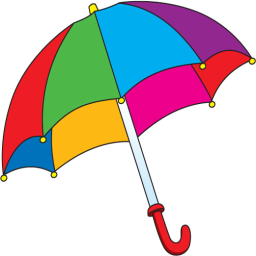
#> input picture lab12/umbrella.png, 256 x 256 px
$ jupyter execute 12_segmentation_HW.ipynb
#> lines starting #> are read from the running program, lines starting #| are printed output that depends on the picture; after the words box and inside, x2 and y2 are one past the last pixel; in counts of white or black regions, pixels touching at a corner belong together
## Zadanie domowe: Segmentacja przez podział i łączenie

Omówioną procedurę segmentacji przez rozrost można określić jako podejście z dołu do góry, od szczegółu do ogółu (ang. *bottom-up*) - zaczynamy od pojedynczego piksela i dochodzimy do całego obrazu lub jego fragmentu.
Segmentację można również zacząć od całego obrazka i dokonywać jego podziału na fragmenty, które ew. mogą zostać później połączone.
Takie podejście można określić jako od góry do dołu, od ogółu do szczegółu (ang. *top-down*).

Niech $R$ oznacza cały obraz, a $Q$ wybrany predykat.
Sprawdzamy, czy zachodzi zależność $Q(R)= TRUE$.
Zwykle tak nie jest, gdyż to oznaczałoby obecność na obrazie tylko jednego obszaru o ''spójnych'' właściwościach, czyli segmentacja w takim przypadku byłaby zbędna (w szczególności zachodziłoby to dla obrazu jednorodnego).
Jeśli $Q(R) = FALSE$ dzielimy obszar $R$ na podobszary.
Zwykle stosuje się tutaj podział na cztery jednakowe kwadratowe podobszary.
Zilustrowano to na poniższym rysunku.

Podział ten można również opisać w formie drzewa, gdzie każdy wierzchołek może mieć dokładnie 4 następniki.
W takim ujęciu korzeń to cały obraz.
Dla nowo powstałych podobszrów $R_1, R_2, R_3, R_4$ sprawdzany jest predykat $Q$.
Jeśli nie jest on spełniony to następuje dalszy podział - w przykładzie na $R_{41}, R_{42}, R_{43}, R_{44}$.
Procedurę kontynuujemy do momentu kiedy wszystkie podobszary będą spójne.
Uwaga. Zwykle określa się minimalny rozmiar podobszaru (większy niż 1 piksel np. blok o rozmiarze $8 \times8$).

W wyniku powyższej procedury otrzymujemy podział obrazka, przy czym często się może zdarzyć, że leżące obok siebie podobszary będą spełniać predykat tj. $Q (R_i \cup R_j) = TRUE$ dla sąsiadujących $R_i$ i $R_j$.
Jest to sprzeczne z podpunktem *5* w warunkach segmentacji.
Zjawisko to eliminowane jest w procedurze łączenia.
Dla każdego z podobszarów sprawdza się jego sąsiadów i jeśli spełniony jest warunek $Q (R_i \cup R_j) = TRUE$  to następuje ich połączenie.
Procedura kontynuowana jest do momentu, kiedy niemożliwe jest dalsze łączenie.

Dla metody możliwe są również uproszczenia.
Przykładowo osłabia się warunek na łączenie z $Q (R_i \cup R_j) = TRUE$ na $Q (R_i)= TRUE i Q(R_j) = TRUE$, czyli warunki muszą być spełnione dla każdego podobszaru osobno, ale już nie dla połączenia.

Uwaga. Podobnie jak dla segmentacji przez rozrost, segmentacja przez podział i łączenie to też tylko pewna koncepcja (pewne ramy) algorytmu.
Stworzenie konkretnego rozwiązania jest zadaniem dla osoby realizującej dany system wizyjny i wymaga analizy konkretnego problemu.

Uwaga. Podany poniżej sposób implementacji nie jest ani jedynym z możliwych, ani optymalnym obliczeniowo.
Ma on za zadanie tylko zilustrować koncepcję tej metody segmentacji.

## Realizacja ćwiczenia

1. Wczytaj obraz *umbrella.png*.
   Dokonaj konwersji z BGR do RGB.
   Wyświetl go.
   Załóżmy, że chcemy dokonać segmentacji poszczególnych fragmentów kolorowego parasola.
   Nasz algorytm opierać się będzie na podejściu podziału i łączenia.
   Jako kryterium podziału zastosujemy ''jednorodność'' danego obszaru, którą można opisać poprzez odchylenie standardowe.
   Przy scalaniu będziemy brać pod uwagę średni ocień koloru tj. łączyć podobszary o zbliżonym odcieniu.

2. W pierwszym etapie należy dokonać konwersji do przestrzeni barw HSV.
   Następnie wybrać tylko składową H (tj. barwę).
   Można ją kontrolnie wyświetlić.

3. Procedurę podziału wygodnie jest zrealizować w formie rekurencji.
   Utwórz funkcję np. `split`, która jako argumenty przyjmować będzie obraz oraz cztery współrzędne analizowanego podobszaru.
   W pierwszym kroku należy wyciąć odpowiedni fragment oraz obliczyć dla niego średnią i odchylenie standardowe (`np.mean` oraz `np.std`).

4. Następnie sprawdzamy czy odchylenie jest mniejsze niż zadany przez nas próg (np. 0.05) oraz czy nie osiągnęliśmy limitu podziału (np. bok kwadratu 8 pikseli).
  Oba potrzebne progi możemy zrealizować za pomocą zmiennych globalnych dostępnych w Python (po prostu zadeklarowanych przed funkcją).
  Potrzeby rozmiar kwadratu obliczamy na podstawie współrzędnych (przekazanych do funkcji jako argumenty)

   Uwaga. Użycie zmiennych globalnych jest złą praktyką programistyczną i zachęcamy do ''opakowania'' obliczeń w klasę - nie jest to jednak obowiązkowe.

5. Jeśli podobszar nie jest jednorodny (tj. duże odchylenie standardowe) i nie osiągnęliśmy minimalnego rozmiaru podobszaru to dokonujemy podziału na cztery części.
      Wyznaczamy rozmiar aktualnego podobszaru (na podstawie jego współrzędnych).
      Z ich wykorzystaniem otrzymujemy cztery identyczne podobszary ($I1,I2,I3,I4$).

      Następnie dla każdego z nich wywołujemy funkcję `split` - rekurencja.
      Najtrudniejsze jest odpowiednie podanie współrzędnych.
      Mają to być **rzeczywiste** współrzędne podobszaru we współrzędnych globalnych (obrazu w pełnej rozdzielczości).
      Podpowiedź. Trzeba ''odpowiednio'' wykorzystać współrzędne podobszaru przed podziałem (tj. argumenty funkcji) oraz rozmiar podobszaru.
      Należy zwrócić uwagę na to, aby nie wystąpił błąd przesunięcia o 1 tj. współrzędna była większa/mniejsza o 1 od rzeczywistej.
      W razie wątpliwości warto sobie te parametry wypisać na konsolę lub użyć debugera.

6. Jeśli podobszar jest jednorodny lub nie możemy już dalej prowadzić podziału to:
   - zapisujemy indeks danego podobszaru: ` seg_res[y1:y2, x1:x2] = index`, gdzie: `seg_res` to globalna macierz o rozmiarze takim jak obraz wejściowy (typ *int16*), `y1,y2,x1,x2` to współrzędne podobszaru. W macierzy `seg_res` zapisywane będą obszary jednorodne.
  Zmienna `index` jest globalnym licznikiem podobszarów.
  Powinna zostać zainicjowana wartością 1 przed pierwszym wywołaniem funkcji `split`.
  Następnie, każdorazowo po przypisaniu należy ją inkrementować.
  Uwaga. Aby możliwa była modyfikacja zmiennej globalnej, należy wewnątrz funkcji dodać np. linijkę: `global seg_res`

  - zapisujemy średnią  podobszaru.
    Wykorzystujemy macierz globalną `MRes` oraz kod podobny do opisanego powyżej.
    Wartości te wykorzystamy przy etapie scalania.

  Uwaga. Podany sposób zapisu wyników podziału jest dość nieefektywny.
  Następuje powielenie tej samej informacji.
  Lepszym pomysłem byłoby wykorzystanie podejścia opartego o grafy, jednak jest ono trudniejsze do ''szybkiej'' implementacji.

7. Proszę wyświetlić macierze `seg_res` in `m_res`. Pierwsza powinna pokazywać podział na obszary - mniejsze lub większe kwadraty. Druga zasadniczo powinna wyglądać podobnie jak składowa H, tylko bardziej ''rozmazany''.

[cell 1]
import os
import cv2
import matplotlib.pyplot as plt
import numpy as np

if not os.path.exists("umbrella.png") :
    !wget https://raw.githubusercontent.com/vision-agh/poc_sw/master/12_Segmentation/umbrella.png --no-check-certificate

umbrella = cv2.imread('umbrella.png')
#> umbrella is the input picture: shape (256, 256, 3); mean B, G, R 193.8, 192.6, 203
umbrella = cv2.cvtColor(umbrella, cv2.COLOR_BGR2RGB)
_=plt.imshow(umbrella), plt.axis('off')

[cell 2]
# conversion to HSV and hue extraction
h = cv2.cvtColor(umbrella, cv2.COLOR_RGB2HSV)[:,:,0]
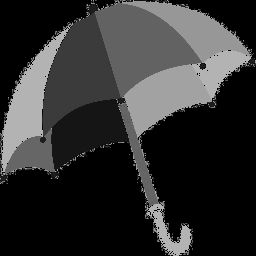
#> h: shape (256, 256); min 0, max 179, mean 48.2
_=plt.imshow(h, 'gray'), plt.axis('off')

1. Drugi etap to łączenie.
   Idea jest nieco zbliżona do segmentacji przez rozrost.
   Wybieramy dany podobszar i analizujemy sąsiednie podobszary
   Jeśli są one podobne to dołączamy je do aktualnie rozpatrywanego.
   Za kryterium podobieństwa przyjmujemy niewielką różnicę w uśrednionym odcieniu barwy (składowa H).

2. Procedurę realizujemy wewnątrz pętli `while`.
   Warunkiem jej stopu jest przekroczenie przez licznik (np. `i`) wartości `index`, co oznacza, że przeanalizowane zostały wszystkie znalezione w pierwszym etapie podobszary.

3. W pierwszym kroku ''wycinamy'' maskę pikseli o rozpatrywanym indeksie tj. `ib = seg_res == i`.
   Dokonujemy też konwersji na typ *uint8*.
   Następnie sprawdzamy, czy maska zawiera elementy niezerowe tj. czy nie jest ''pusta'' - `np.any`.
   Taki przypadek może zajść jeśli pewien podobszar został dołączony do innego i zmienione zostały jego indeksy.
   Dla ''pustej'' maski inkrementujemy licznik `i` i przechodzimy do następnej iteracji - `continue`.

4. Dla rozpatrywanego podobszaru znajdujemy współrzędną lewego górnego rogu.
   Można to zrobić z wykorzystaniem składni: `(y, x) = np.nonzero(ib)` oraz  `first = (y[0], x[0])` - znajdywanie współrzędnych pierwszego niezerowego elementu.

5. Następnie należy znaleźć sąsiadów rozpatrywanego obszaru.
   Można wykorzystać dylatację maski ``ib`` z elementem strukturalnym w postaci kwadratu o rozmiarze $3 \times 3$ - `dil = cv2.dilate(ib, cv2.getStructuringElement(cv2.MORPH_RECT,(3,3)))`
      Następnie od maski po dylatacji odejmujemy maskę oryginalną.
      Otrzymujemy ''ramkę'', którą wykorzystujemy do ''wycięcia'' (mnożenie punktowe) fragmentu z macierzy `seg_res`.
      Z tego fragmentu wybieramy elementy niezerowe (np. w ten sposób `mult_nz = mult[np.nonzero(mult)]`) i unikalne (tj. eliminacja duplikatów) - `mult_uniq = np.unique(mult_nz)`.

6. Mając wektor z indeksami sąsiadów realizujemy pętlę w której dla każdego sąsiada:
    - wycinamy opowiadającą mu maską i znajdujemy jej lewy górny róg - w sposób analogiczny do opisanego powyżej,
	- sprawdzamy, czy moduł z różnicy pomiędzy średnimi odcieniami barwy w dwóch analizowanych podobszarach jest mniejszy od progu (np. $5/255$). Jeśli tak to łączymy obszary tj. sąsiadowi przypisujemy indeks rozpatrywanego  `seg_res[ibs] = i`, gdzie `ibs` - maska podobszaru sąsiedniego.
	Do poprawnego działania konieczna jest jeszcze flaga informująca czy nastąpiło połączenie.
	Jej wartość ustawiamy na 0 przed pętlą po sąsiednich podobszarach.
	Jeśli wystąpiło połączenie to wartość ustawiamy na jeden.

	Po pętli po sąsiadach sprawdzamy flagę.
	Jeśli ma ona wartość 0 tj. nie nastąpiło połączenie obszarów to licznik	`i` jest inkrementowany.

7. Uwaga. Obliczenia mogą chwilę trwać.
   Proszę wyświetlić macierz `seg_res`.
   Jeśli implementacja jest poprawna, to wynik segmentacji powinien być względnie dobry - wszystkie elementy parasolki wyodrębnione.

8. Na koniec zastosujemy jeszcze dwie proste metody filtracji wyników.
   Po pierwsze wyeliminujemy obszary o rozmiarze mniejszym niż zadany (np. 100 pikseli).
   W tym celu wyznaczamy wektor unikalnych indeksów: `unique = np.unique(seg_res)`.
   Następnie implementujemy pętlę `for` po tych indeksach.
   Wewnątrz wycinamy maskę dla rozpatrywanego indeksu i obliczamy jej pole (`sum`).
   Jeśli jest ono mniejsze niż próg to cały podobszar ''zerujemy'' - `seg_res[mask] = 0`, gdzie `mask` - maska podobszaru.

9. W drugim kroku przeprowadzamy przeindeksowanie indeksów na pierwsze N liczb całkowitych.
   Ponownie wyznaczamy unikalne indeksy.
   Następnie w pętli `for` wycinamy maskę o indeksie `U(ii)`, a do wyniku przypisujemy iterator pętli `seg_res[mask] = ii`.

10. Proszę poeksperymentować z różnymi parametrami.
    Wyniki proszę zaprezentować prowadzącemu.

[cell 3]
class Segmentation:
    """Class with methods performing segmentation on an np.ndarray image object

    """

    def __init__(self, img: np.ndarray, start_seg: bool=False, with_filter: bool=True, filter_th: float=10, c_threshold: float=.05, join_threshold: float=5/255.0, size_limit: int=8):
#> called with start_seg = True, with_filter = True, filter_th = 10, c_threshold = 0.05, join_threshold = 0.0196, size_limit = 5
        self.m_img = img.copy()
        self.m_c_threshold = c_threshold
        self.m_join_threshold = join_threshold
        self.m_size_limit = size_limit
        self.m_seg_res = np.zeros_like(img, dtype=np.uint16)
        self.m_m_res = np.zeros_like(img)
        self.m_index = 1
        self.sz = img.shape
#> self.sz = (256, 256)

        # start the segmentation if the flag is passed
        if start_seg:
            self.split(0, self.sz[0], 0, self.sz[1])
            self.segshow()
            self.join(with_filter, filter_th)


    def split(self, y0: int, y1: int, x0: int, x1: int) -> None:
        """Splits the image and calculates the next split

        """
#> called with y0 = 0, y1 = 256, x0 = 0, x1 = 256
        #print('Logging: split method call')
        area = self.m_img[y0:y1+1, x0:x1+1]
        area_mean = np.mean(area)
#> area_mean = 48.16
        area_std = np.std(area)
#> area_std = 64.71

        if area_std > self.m_c_threshold and (np.abs(y0 - y1) > self.m_size_limit or np.abs(x0 - x1) > self.m_size_limit):

            up_bnd = y0
            down_bnd = y1
            l_bnd = x0
            r_bnd = x1

            h_split = y0 + (np.abs(y1 - y0))//2
            v_split = x0 + (np.abs(x1 - x0))//2

            self.split(up_bnd, h_split, l_bnd, v_split)
#> call 2 of split, with y0 = 0, y1 = 128, x0 = 0, x1 = 128
#> in split (call 2), `area = self.m_img[y0:y1+1, x0:x1+1]`:
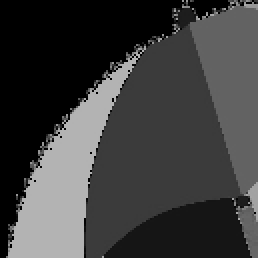
#> area: shape (129, 129) (shown 2 times larger); min 0, max 179, mean 61.8
#> in split (call 2), `area_mean = np.mean(area)`: area_mean = 61.79
#> in split (call 2), `area_std = np.std(area)`: area_std = 59.75
#> call 3 of split, with y0 = 0, y1 = 64, x0 = 0, x1 = 64
#> in split (call 3), `area = self.m_img[y0:y1+1, x0:x1+1]`:
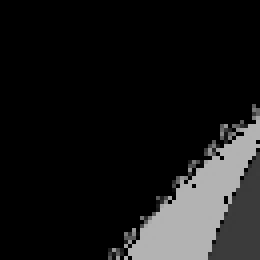
#> area: shape (65, 65) (shown 4 times larger); min 0, max 179, mean 24.3
#> in split (call 3), `area_mean = np.mean(area)`: area_mean = 24.31
#> in split (call 3), `area_std = np.std(area)`: area_std = 57.38
#> in split (call 4), `area = self.m_img[y0:y1+1, x0:x1+1]`: area: shape (33, 33); every value is 0
#> in split (call 4), `self.m_m_res[y0:y1+1, x0:x1+1] = area_mean`: self.m_m_res: shape (256, 256); every value is 0
            self.split(h_split+1, down_bnd, l_bnd, v_split)
            self.split(up_bnd, h_split, v_split+1, r_bnd)
            self.split(h_split+1, down_bnd, v_split+1, r_bnd)
#> in split (call 15), `area = self.m_img[y0:y1+1, x0:x1+1]`: area = [[0, 0, 0, 0], [0, 0, 30, 150], [0, 0, 60, 24], [0, 0, 90, 10]]
#> in split (call 15), `area_mean = np.mean(area)`: area_mean = 22.75
#> in split (call 15), `area_std = np.std(area)`: area_std = 41.45
#> in split (call 15), `self.m_m_res[y0:y1+1, x0:x1+1] = area_mean`:
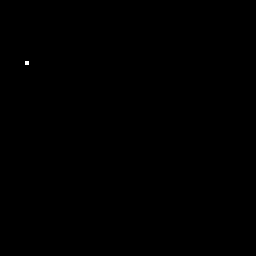
#> self.m_m_res: shape (256, 256); values 0 (black) and 22 (white), 0.02% white; 1 white region (1 under 20 px)
#> in split (call 16), `self.m_m_res[y0:y1+1, x0:x1+1] = area_mean`: self.m_m_res: shape (256, 256); 0.02% of pixels changed, all inside (x1, y1, x2, y2) = (29, 57, 33, 61)
#> in split (call 17), `self.m_m_res[y0:y1+1, x0:x1+1] = area_mean`: self.m_m_res: shape (256, 256); min 0, max 68, mean 0
#> in split (call 18), `area = self.m_img[y0:y1+1, x0:x1+1]`:
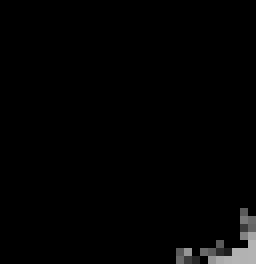
#> area: shape (33, 32) (shown 8 times larger); min 0, max 179, mean 3.1
#> in split (call 18), `area_mean = np.mean(area)`: area_mean = 3.14
#> in split (call 18), `area_std = np.std(area)`: area_std = 20.94
#> in split (call 28), `self.m_m_res[y0:y1+1, x0:x1+1] = area_mean`: self.m_m_res: shape (256, 256); min 0, max 68, mean 0
#> in split (call 32), `self.m_m_res[y0:y1+1, x0:x1+1] = area_mean`: self.m_m_res: shape (256, 256); min 0, max 68, mean 0
#> in split (call 33), `self.m_m_res[y0:y1+1, x0:x1+1] = area_mean`: self.m_m_res: shape (256, 256); min 0, max 68, mean 0.1
#> in split (call 34), `self.m_m_res[y0:y1+1, x0:x1+1] = area_mean`: self.m_m_res: shape (256, 256); min 0, max 109, mean 0.1
#> in split (call 35), `area = self.m_img[y0:y1+1, x0:x1+1]`:
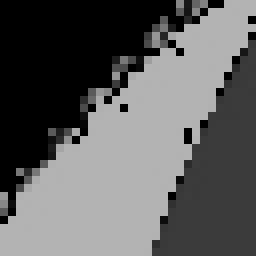
#> area: shape (32, 32) (shown 8 times larger); min 0, max 179, mean 95.1
#> in split (call 35), `area_mean = np.mean(area)`: area_mean = 95.1
#> in split (call 35), `area_std = np.std(area)`: area_std = 79.14

        else:
            self.m_seg_res[y0:y1+1, x0:x1+1] = self.m_index
            self.m_m_res[y0:y1+1, x0:x1+1] = area_mean
            self.m_index += 1


    def join(self, filter: bool=True, filter_th: float=20) -> None:
        """Joins the segmented image into one

        """
#> called with filter = True, filter_th = 10
        count = 1
        i = 1
        while i < self.m_index:
            ib = (self.m_seg_res == i).astype('uint8')
            if not ib.any():
                i += 1
                continue
            x, y = np.nonzero(ib)
            f = (y[0], x[0])
            dil = cv2.dilate(ib, cv2.getStructuringElement(cv2.MORPH_RECT,(3,3)))
            frame = np.abs(dil.astype('int16') - ib.astype('int16')).astype('uint8')
            mult = frame * self.m_seg_res
            mult_nz = mult[np.nonzero(mult)]
            mult_uniq = np.unique(mult_nz)
            join = False
            for neighbour in mult_uniq:
                ibs = neighbour == self.m_seg_res
                if not ibs.any():
                    continue
                x, y = np.nonzero(ibs)
                f_n = (x[0], y[0])
                if abs(self.m_m_res[f] - self.m_m_res[f_n]) < self.m_join_threshold:
                    self.m_seg_res[ibs] = i
                    join = True
            if not join:
                i += 1
        if filter:
            unique = np.unique(self.m_seg_res)
            for index in unique:
                mask = self.m_seg_res == index
                if np.sum(mask) < filter_th:
                    self.m_seg_res[mask] = 0
            unique = np.unique(self.m_seg_res)
            for ii, U in enumerate(unique):
                mask = self.m_seg_res == U
                self.m_seg_res[mask] = ii
        self.segshow()


    def segshow(self, title: str='seg_res for input image') -> None:
        """Displays the segmentation indexes

        """
        fig, ax = plt.subplots(1, 1, figsize=(7,7))
        _=ax.imshow(self.m_seg_res, 'gray'), ax.axis('off'), ax.set_title(title)


    def mshow(self, title: str='m_res for input image') -> None:
        """Displays the segmentation areas' means

        """
        fig, ax = plt.subplots(1, 1, figsize=(7,7))
        _=ax.imshow(self.m_m_res, 'gray'), ax.axis('off'), ax.set_title(title)

[cell 4]
umbrella_seg = Segmentation(h, start_seg=True, with_filter=True, size_limit=5)
umbrella_seg.mshow()
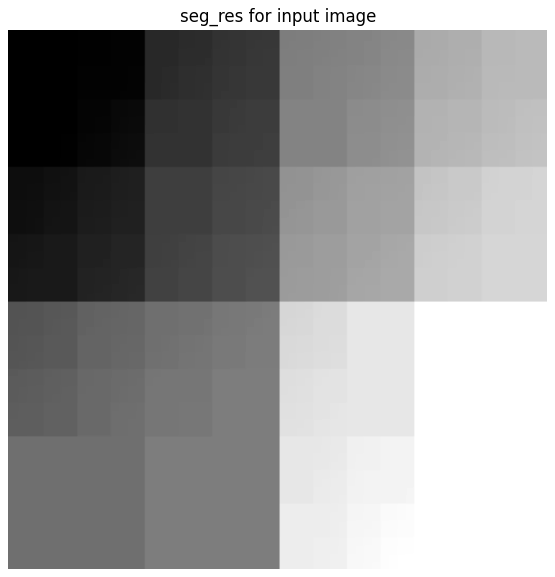
#> figure drawn by matplotlib, 1 panel
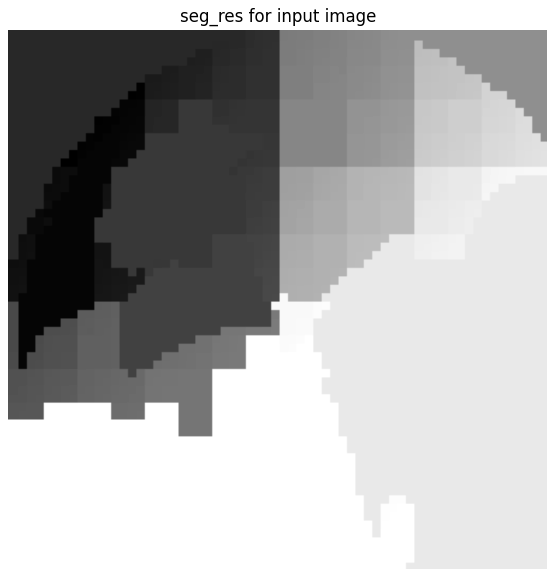
#> figure drawn by matplotlib, 1 panel
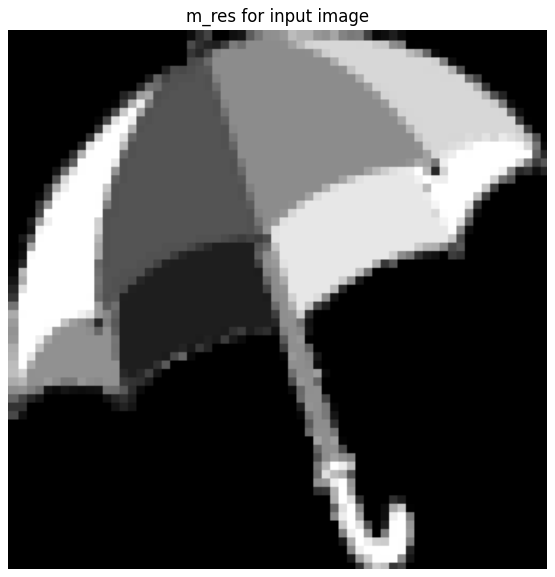
#> figure drawn by matplotlib, 1 panel

[cell 5]
umbrella_seg = Segmentation(h, start_seg=True, with_filter=False, filter_th=20, size_limit=5)
#> call 2 of join, with filter = False, filter_th = 20
#> after the loop in join (call 2), `while i < self.m_index:`: ibs: shape (256, 256) bool; 0.02% white; 1 white region (1 under 20 px)
#> after the loop in join (call 2), `while i < self.m_index:`:
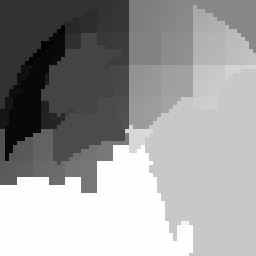
#> self.m_seg_res: shape (256, 256) uint16; min 9, max 1489, mean 914.5; drawn with min black and max white
umbrella_seg.mshow()
